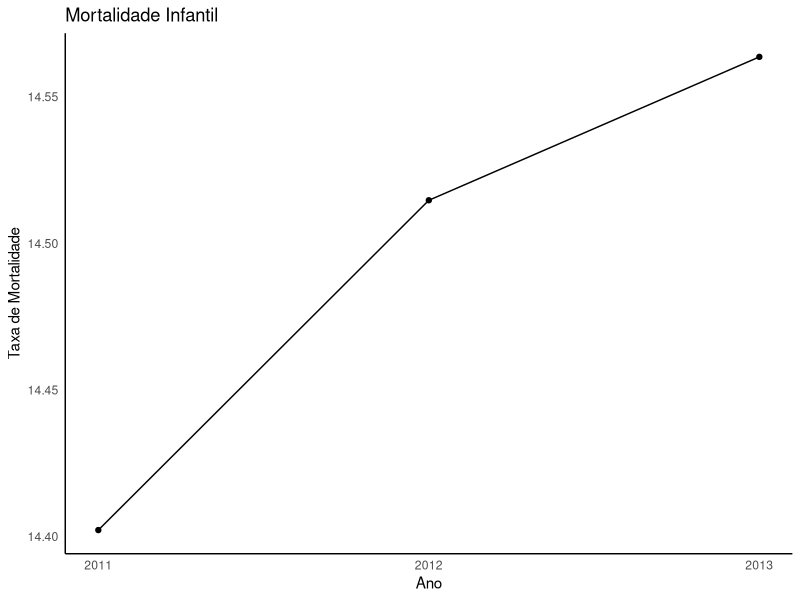

Write R code to recreate this figure.
## ---- chunk 1
library(ggplot2)
library(dplyr)
## ---- chunk 2
pre_natal_2011 <- read.csv("data/Consult_pre-natal_PARAIBA_2011_sem_acento.csv", sep=";")
pre_natal_2012 <- read.csv("data/Consult_pre-natal_PARAIBA_2012_sem_acento.csv", sep=";")
pre_natal_2013 <- read.csv("data/Consult_pre-natal_PARAIBA_2013_sem_acento.csv", sep=";")

nascidos_vivos_2011 <- read.csv("data/NASCIDOS_VIVOS_PARAIBA_2011_sem_acento.csv", sep=";")
nascidos_vivos_2012 <- read.csv("data/NASCIDOS_VIVOS_PARAIBA_2012_sem_acento.csv", sep=";")
nascidos_vivos_2013 <- read.csv("data/NASCIDOS_VIVOS_PARAIBA_2013_sem_acento.csv", sep=";")

obitos_infantis_2011 <- read.csv("data/OBITOS_INFANTIS_PARAIBA_2011_sem_acento.csv", sep=";")
obitos_infantis_2012 <- read.csv("data/OBITOS_INFANTIS_PARAIBA_2012_sem_acento.csv", sep=";")
obitos_infantis_2013 <- read.csv("data/OBITOS_INFANTIS_PARAIBA_2013_sem_acento.csv", sep=";")

obitos_infantis_2012[,5] <-  NULL
## ---- chunk 3
# Calcula a taxa de mortalidade
calcula_mortalidade <- function(df_obitos, df_nascidos_vivos){
  df_obitos$Municipio <- as.character(df_obitos$Municipio)
  obitos <- filter(df_obitos, Municipio == "Total")[,5]
  
  df_nascidos_vivos$Municipio <- as.character(df_nascidos_vivos$Municipio)
  nascidos_vivos <- filter(df_nascidos_vivos, Municipio == "Total")[,2]
  
  (obitos/nascidos_vivos) * 1000
}

mortalidade_2011 <- calcula_mortalidade(obitos_infantis_2011, nascidos_vivos_2011)
mortalidade_2012 <- calcula_mortalidade(obitos_infantis_2012, nascidos_vivos_2012)
mortalidade_2013 <- calcula_mortalidade(obitos_infantis_2013, nascidos_vivos_2013)

mortalidade <- data.frame(ano = c(2011, 2012, 2013),
                          taxa = c(mortalidade_2011, mortalidade_2012, mortalidade_2013))


p <- ggplot(data = mortalidade, aes(x=ano, y = taxa, group=1)) + 
  geom_line() +
  geom_point() + 
  labs(y='Taxa de Mortalidade', x='Ano', title = "Mortalidade Infantil") + 
  theme_classic() + 
  theme(axis.ticks = element_blank()) +
  scale_x_continuous(breaks=2011:2013)

png("plot/mortalidade.png", width = 800, height = 600)
p
dev.off()
## ---- chunk 4
pre_natal_2011$Municipio <- as.character(pre_natal_2011$Municipio)

filter(pre_natal_2011, Municipio == "Total")[2]
